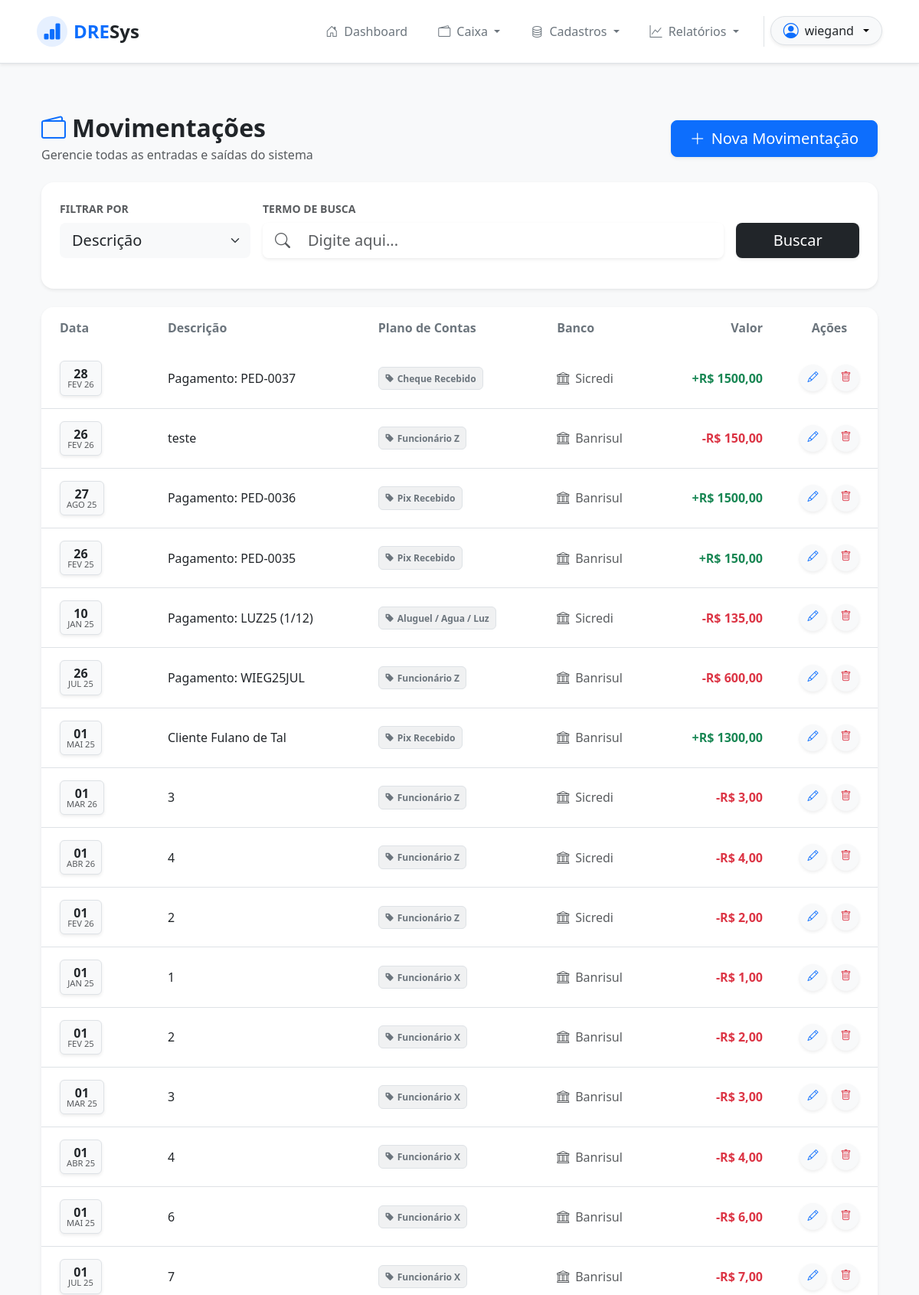
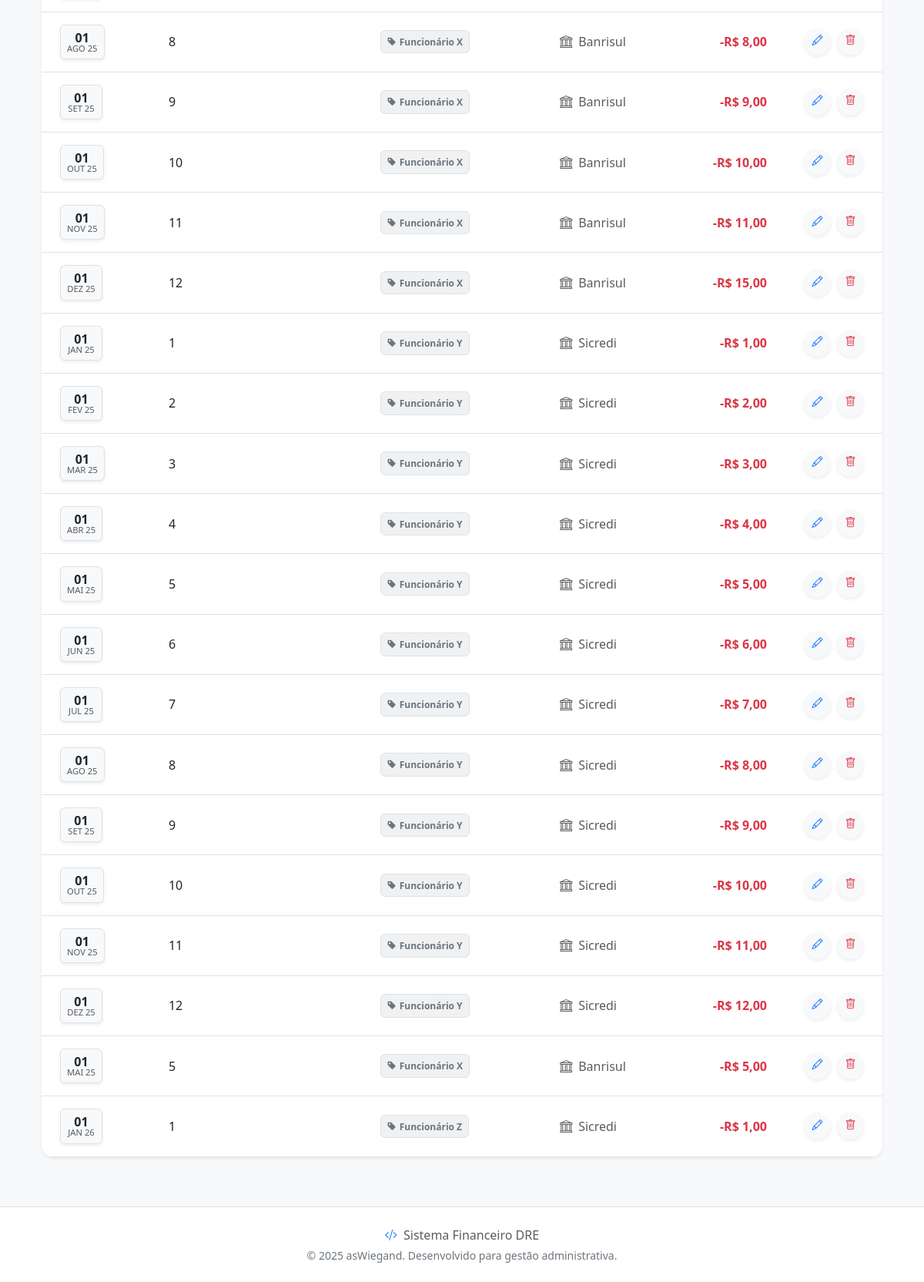
The app's page /moviments/ (signed in) with its own data (2 pictures, top to bottom).
### moviments/models.py (models this page shows, shortened)
class Moviment(models.Model):
    moviment_date = models.DateField()
    bank_id = models.ForeignKey(Bank, on_delete=models.PROTECT, related_name='moviments')
    accounting = models.ForeignKey(Accounting, on_delete=models.PROTECT, related_name='moviments')
    value = models.DecimalField(max_digits=20, decimal_places=2, default=0)
    description = models.TextField()
    created_at = models.DateTimeField(auto_now_add=True)
    updated_at = models.DateTimeField(auto_now=True)
    class Meta:
        ordering = ['-created_at']

### accountings/models.py (models this page shows)
class Accounting(models.Model):
    INFLOW = "E"
    OUTFLOW = "S"
    TYPE_CHOICES = [(INFLOW, 'Entrada'), (OUTFLOW, 'Saida'),]
    acc_name = models.CharField(max_length=30)
    type = models.CharField(max_length=1, choices=TYPE_CHOICES)
    class Meta:
        ordering = ['acc_name']
    def __str__(self):
        return self.acc_name

### banks/models.py (models this page shows, shortened)
class Bank(models.Model):
    bank_name = models.CharField(max_length=25)
    balance = models.DecimalField(max_digits=20, decimal_places=2, default=0)
    class Meta:
        ordering = ['bank_name']

### moviments/views.py (the view, shortened to what this page needs)
# urls.py: path('moviments/', MovimentListView.as_view(), name='moviment_list'),
class MovimentListView(LoginRequiredMixin, PermissionRequiredMixin, ListView):
    permission_required = 'moviments.view_moviment'
    model = Moviment
    template_name = "moviment_list.html"
    context_object_name = "moviments"
    def get_queryset(self):
        queryset = super().get_queryset()
        field = self.request.GET.get('field')
        query = self.request.GET.get('query')
        return queryset
    def get_context_data(self, **kwargs):
        context = super().get_context_data(**kwargs)
        context['field'] = self.request.GET.get('field', '')
        return context

### moviments/templates/moviment_list.html (shortened to what this page needs)
﻿{% extends 'base.html' %}
{% block content %}
<div class="container-fluid py-4">
    <div class="row mb-4 align-items-center">
        <div class="col-md-6">
            <h2 class="fw-bold text-dark mb-1">
                <i class="bi bi-wallet2 text-primary me-2"></i>Movimentações
            </h2>
            <p class="text-muted mb-0">Gerencie todas as entradas e saídas do sistema</p>
        </div>
        <div class="col-md-6 text-md-end mt-3 mt-md-0">
            {% if perms.moviments.add_moviment %}
            <a href="{% url 'moviment_create' %}" class="btn btn-primary btn-lg shadow-sm rounded-3 px-4">
                <i class="bi bi-plus-lg me-2"></i>Nova Movimentação
            </a>
            {% endif %}
        </div>
    </div>
    <div class="card border-0 shadow-sm rounded-4 mb-4">
        <div class="card-body p-4">
            <form method="get" class="row g-3 align-items-end" role="search">
                <div class="col-md-3">
                    <label for="fieldSelector" class="form-label text-muted fw-semibold small text-uppercase">Filtrar
                        por</label>
                    <select name="field" id="fieldSelector" class="form-select form-select-lg bg-light border-0">
                        {% if field == 'description' %}
                        <option value="description" selected>Descrição</option>
                        {% else %}
                        <option value="description">Descrição</option>
                        {% endif %}
                    </select>
                </div>
                <div class="col-md-7">
                    <label for="searchInput" class="form-label text-muted fw-semibold small text-uppercase">Termo de
                        busca</label>
                    <div class="input-group input-group-lg shadow-sm rounded-3 overflow-hidden">
                        <span class="input-group-text bg-white border-0 text-muted px-3">
                            <i class="bi bi-search"></i>
                        </span>
                        <input type="text" id="searchInput" name="query" value="{{ request.GET.query }}"
                            class="form-control border-0 px-2" placeholder="O que você procura?">
                    </div>
                </div>
                <div class="col-md-2 d-grid gap-2">
                    <button type="submit" class="btn btn-dark btn-lg border-0 shadow-sm">Buscar</button>
                </div>
            </form>
        </div>
    </div>
    <div class="card border-0 shadow-sm rounded-4 overflow-hidden">
        <div class="table-responsive">
            <table class="table table-hover align-middle mb-0">
                <thead class="bg-light">
                    <tr>
                        <th class="py-3 px-4 text-secondary fw-semibold border-0">Data</th>
                        <th class="py-3 px-4 text-secondary fw-semibold border-0">Descrição</th>
                        <th class="py-3 px-4 text-secondary fw-semibold border-0">Plano de Contas</th>
                        <th class="py-3 px-4 text-secondary fw-semibold border-0">Banco</th>
                        <th class="py-3 px-4 text-secondary fw-semibold border-0 text-end">Valor</th>
                        <th class="py-3 px-4 text-secondary fw-semibold border-0 text-center" style="width: 120px;">
                            Ações</th>
                    </tr>
                </thead>
                <tbody class="border-top-0">
                    {% for movimento in moviments %}
                    <tr>
                        <td class="px-4 py-3">
                            <div class="d-flex align-items-center">
                                <div class="bg-light rounded-2 p-2 me-3 text-center border shadow-sm"
                                    style="min-width: 55px;">
                                    <span class="d-block fw-bold text-dark lh-1">
                                        {{ movimento.moviment_date|date:"d" }}</span>
                                    <span class="text-muted small text-uppercase lh-1" style="font-size: 0.70rem;">
                                        {{ movimento.moviment_date|date:"M y" }}</span>
                                </div>
                            </div>
                        </td>
                        <td class="px-4 py-3">
                            <span class="fw-medium text-dark">{{ movimento.description }}</span>
                        </td>
                        <td class="px-4 py-3">
                            <span class="badge bg-secondary bg-opacity-10 text-secondary border p-2">
                                <i class="bi bi-tag-fill me-1"></i>{{ movimento.accounting }}
                            </span>
                        </td>
                        <td class="px-4 py-3 text-muted">
                            <i class="bi bi-bank me-2"></i>{{ movimento.bank_id.bank_name }}
                        </td>
                        <td class="px-4 py-3 text-end">
                            {% if movimento.accounting.type == 'S' %}
                            <span class="text-danger fw-bold lh-1">-R$ {{ movimento.value|floatformat:2 }}</span>
                            {% else %}
                            <span class="text-success fw-bold lh-1">+R$ {{ movimento.value|floatformat:2 }}</span>
                            {% endif %}
                        </td>
                        <td class="px-4 py-3 text-center">
                            <div class="d-flex justify-content-center gap-2">
                                {% if perms.moviments.change_moviment %}
                                <a href="{% url 'moviment_update' movimento.id %}"
                                    class="btn btn-light btn-sm rounded-circle shadow-sm"
                                    style="width: 35px; height: 35px; padding: 0.45rem;" title="Editar">
                                    <i class="bi bi-pencil text-primary"></i>
                                </a>
                                {% endif %}
                                {% if perms.moviments.delete_moviment %}
                                <a href="{% url 'moviment_delete' movimento.id %}"
                                    class="btn btn-light btn-sm rounded-circle shadow-sm"
                                    style="width: 35px; height: 35px; padding: 0.45rem;" title="Excluir">
                                    <i class="bi bi-trash text-danger"></i>
                                </a>
                                {% endif %}
                            </div>
                        </td>
                    </tr>
                    {% endfor %}
                </tbody>
            </table>
        </div>
    </div>
</div>
{% endblock %}

### app/templates/components/_header.html (shortened to what this page needs)
<nav class="navbar navbar-expand-lg navbar-light bg-white fixed-top shadow-sm py-3 border-bottom">
  <div class="container-fluid px-4 px-lg-5">
    <a class="navbar-brand d-flex align-items-center fw-bold fs-4 text-primary" href="{% url 'home' %}">
      <div
        class="bg-primary bg-opacity-10 text-primary rounded-circle d-flex align-items-center justify-content-center me-2"
        style="width: 40px; height: 40px;">
        <i class="bi bi-bar-chart-fill"></i>
      </div>
      DRE<span class="text-dark">Sys</span>
    </a>
    <div class="collapse navbar-collapse" id="navbarMain">
      <ul class="navbar-nav ms-auto mb-2 mb-lg-0 gap-2">
        {% if request.user.is_authenticated %}
        <li class="nav-item">
          <a class="nav-link fw-medium px-3 {% if request.resolver_match.url_name == 'home' %}active text-primary{% else %}text-secondary{% endif %}"
            href="{% url 'home' %}">
            <i class="bi bi-house-door me-1"></i> Dashboard
          </a>
        </li>
        {% if perms.inflows.view_inflow or perms.outflows.view_outflow or perms.moviments.view_moviment %}
        <li class="nav-item dropdown">
          <a class="nav-link dropdown-toggle fw-medium px-3 text-secondary" href="#" id="caixaDropdown" role="button"
            data-bs-toggle="dropdown" aria-expanded="false">
            <i class="bi bi-wallet2 me-1"></i> Caixa
          </a>
        </li>
        {% endif %}
        {% if perms.suppliers.view_supplier or perms.banks.view_bank or perms.accountings.view_accounting or perms.payments.view_payment %}
        <li class="nav-item dropdown">
          <a class="nav-link dropdown-toggle fw-medium px-3 text-secondary" href="#" id="cadastrosDropdown"
            role="button" data-bs-toggle="dropdown" aria-expanded="false">
            <i class="bi bi-database me-1"></i> Cadastros
          </a>
        </li>
        {% endif %}
        {% if perms.inflows.view_inflow or perms.outflows.view_outflow %}
        <li class="nav-item dropdown">
          <a class="nav-link dropdown-toggle fw-medium px-3 text-secondary" href="#" id="relatoriosDropdown"
            role="button" data-bs-toggle="dropdown" aria-expanded="false">
            <i class="bi bi-graph-up me-1"></i> Relatórios
          </a>
        </li>
        {% endif %}
        <li class="nav-item border-start ms-2 ps-2">
          <div class="dropdown">
            <button
              class="btn btn-light dropdown-toggle d-flex align-items-center gap-2 rounded-pill px-3 shadow-sm border"
              type="button" id="userMenu" data-bs-toggle="dropdown" aria-expanded="false">
              <i class="bi bi-person-circle fs-5 text-primary"></i>
              <span class="fw-medium text-dark">{{ request.user.username }}</span>
            </button>
          </div>
        </li>
        {% endif %}
      </ul>
    </div>
  </div>
</nav>

### app/templates/base.html (style rules this page uses)
body { background-color: #f8f9fa; }

### app/templates/components/_header.html (style rules this page uses)
.navbar .nav-link { transition: color 0.2s ease-in-out; }

### records on screen
Moviment: moviment_date "28", moviment_date "FEV 26", description "Pagamento: PED-0037", accounting "Cheque Recebido", bank_id.bank_name "Sicredi", value "1500,00"
Moviment: moviment_date "26", moviment_date "FEV 26", description "teste", accounting "Funcionário Z", bank_id.bank_name "Banrisul", value "150,00"
Moviment: moviment_date "27", moviment_date "AGO 25", description "Pagamento: PED-0036", accounting "Pix Recebido", bank_id.bank_name "Banrisul", value "1500,00"
Moviment: moviment_date "26", moviment_date "FEV 25", description "Pagamento: PED-0035", accounting "Pix Recebido", bank_id.bank_name "Banrisul", value "150,00"
Moviment: moviment_date "10", moviment_date "JAN 25", description "Pagamento: LUZ25 (1/12)", accounting "Aluguel / Agua / Luz", bank_id.bank_name "Sicredi", value "135,00"
Moviment: moviment_date "26", moviment_date "JUL 25", description "Pagamento: WIEG25JUL", accounting "Funcionário Z", bank_id.bank_name "Banrisul", value "600,00"
Moviment: moviment_date "01", moviment_date "MAI 25", description "Cliente Fulano de Tal", accounting "Pix Recebido", bank_id.bank_name "Banrisul", value "1300,00"
Moviment: moviment_date "01", moviment_date "MAR 26", description "3", accounting "Funcionário Z", bank_id.bank_name "Sicredi", value "3,00"
Moviment: moviment_date "01", moviment_date "ABR 26", description "4", accounting "Funcionário Z", bank_id.bank_name "Sicredi", value "4,00"
Moviment: moviment_date "01", moviment_date "FEV 26", description "2", accounting "Funcionário Z", bank_id.bank_name "Sicredi", value "2,00"
Moviment: moviment_date "01", moviment_date "JAN 25", description "1", accounting "Funcionário X", bank_id.bank_name "Banrisul", value "1,00"
Moviment: moviment_date "01", moviment_date "FEV 25", description "2", accounting "Funcionário X", bank_id.bank_name "Banrisul", value "2,00"
Moviment: moviment_date "01", moviment_date "MAR 25", description "3", accounting "Funcionário X", bank_id.bank_name "Banrisul", value "3,00"
Moviment: moviment_date "01", moviment_date "ABR 25", description "4", accounting "Funcionário X", bank_id.bank_name "Banrisul", value "4,00"
Moviment: moviment_date "01", moviment_date "MAI 25", description "6", accounting "Funcionário X", bank_id.bank_name "Banrisul", value "6,00"
Moviment: moviment_date "01", moviment_date "JUL 25", description "7", accounting "Funcionário X", bank_id.bank_name "Banrisul", value "7,00"
Moviment: moviment_date "01", moviment_date "AGO 25", description "8", accounting "Funcionário X", bank_id.bank_name "Banrisul", value "8,00"
Moviment: moviment_date "01", moviment_date "SET 25", description "9", accounting "Funcionário X", bank_id.bank_name "Banrisul", value "9,00"
Moviment: moviment_date "01", moviment_date "OUT 25", description "10", accounting "Funcionário X", bank_id.bank_name "Banrisul", value "10,00"
Moviment: moviment_date "01", moviment_date "NOV 25", description "11", accounting "Funcionário X", bank_id.bank_name "Banrisul", value "11,00"
Moviment: moviment_date "01", moviment_date "DEZ 25", description "12", accounting "Funcionário X", bank_id.bank_name "Banrisul", value "15,00"
Moviment: moviment_date "01", moviment_date "JAN 25", description "1", accounting "Funcionário Y", bank_id.bank_name "Sicredi", value "1,00"
Moviment: moviment_date "01", moviment_date "FEV 25", description "2", accounting "Funcionário Y", bank_id.bank_name "Sicredi", value "2,00"
Moviment: moviment_date "01", moviment_date "MAR 25", description "3", accounting "Funcionário Y", bank_id.bank_name "Sicredi", value "3,00"
Moviment: moviment_date "01", moviment_date "ABR 25", description "4", accounting "Funcionário Y", bank_id.bank_name "Sicredi", value "4,00"
Moviment: moviment_date "01", moviment_date "MAI 25", description "5", accounting "Funcionário Y", bank_id.bank_name "Sicredi", value "5,00"
Moviment: moviment_date "01", moviment_date "JUN 25", description "6", accounting "Funcionário Y", bank_id.bank_name "Sicredi", value "6,00"
Moviment: moviment_date "01", moviment_date "JUL 25", description "7", accounting "Funcionário Y", bank_id.bank_name "Sicredi", value "7,00"
Moviment: moviment_date "01", moviment_date "AGO 25", description "8", accounting "Funcionário Y", bank_id.bank_name "Sicredi", value "8,00"
Moviment: moviment_date "01", moviment_date "SET 25", description "9", accounting "Funcionário Y", bank_id.bank_name "Sicredi", value "9,00"
Moviment: moviment_date "01", moviment_date "OUT 25", description "10", accounting "Funcionário Y", bank_id.bank_name "Sicredi", value "10,00"
Moviment: moviment_date "01", moviment_date "NOV 25", description "11", accounting "Funcionário Y", bank_id.bank_name "Sicredi", value "11,00"
Moviment: moviment_date "01", moviment_date "DEZ 25", description "12", accounting "Funcionário Y", bank_id.bank_name "Sicredi", value "12,00"
Moviment: moviment_date "01", moviment_date "MAI 25", description "5", accounting "Funcionário X", bank_id.bank_name "Banrisul", value "5,00"
Moviment: moviment_date "01", moviment_date "JAN 26", description "1", accounting "Funcionário Z", bank_id.bank_name "Sicredi", value "1,00"

### other values on screen
{{ request.user.username }} "wiegand"
